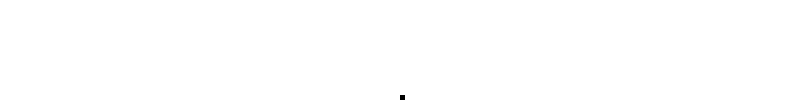
Frame 1 (no input)
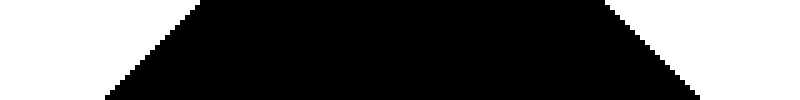
Frame 60 (the mouse pressed at the canvas centre just before this capture)
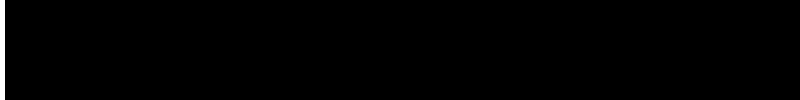
Frame 120 (the mouse held since frame 60 and released just before this capture)

The Processing sketch that drew these frames (run headless with seeded random() and noise(); from frame 60 on, the mouse is pressed at the canvas centre):

// Processing sketch: Exercise_7_04_WolframCA_scrolling_222
// ── Exercise_7_04_WolframCA_scrolling_222.pde
// The Nature of Code
// Daniel Shiffman
// http://natureofcode.com

// Wolfram Cellular Automata

// Simple demonstration of a Wolfram 1-dimensional cellular automata
// with the system scrolling by
// Also implements wrap around

CA ca;   // An object to describe a Wolfram elementary Cellular Automata


void setup() {
  size(800, 100);
  frameRate(30);
  background(255);
  int[] ruleset = {0,1,1,1,1,0,1,1};           // Rule 222  
  //int[] ruleset = {0,1,1,1,1,1,0,1};           // Rule 190  
  //int[] ruleset = {0,1,1,1,1,0,0,0};           // Rule 30  
  //int[] ruleset = {0,1,1,1,0,1,1,0};             // Rule 110  
  
  ca = new CA(ruleset);                 // Initialize CA
}

void draw() {
  ca.display();          // Draw the CA
  ca.generate();
}


// ── CA.pde
// The Nature of Code
// Daniel Shiffman
// http://natureofcode.com

// Wolfram Cellular Automata

// A class to manage the CA

class CA {

  int generation;  // How many generations?
  int[] ruleset;   // An array to store the ruleset, for example {0,1,1,0,1,1,0,1}
  int w = 5;
  int[][] matrix;  // Store a history of generations in 2D array, not just one

  int cols;
  int rows;


  CA(int[] r) {
    ruleset = r;
    cols = width/w;
    rows = height/w;
    matrix = new int[cols][rows];
    restart();
  }

  // Make a random ruleset
  void randomize() {
    for (int i = 0; i < 8; i++) {
      ruleset[i] = int(random(2));
    }
  }

  // Reset to generation 0
  void restart() {
    for (int i = 0; i < cols; i++) {
      for (int j = 0; j < rows; j++) {
        matrix[i][j] = 0;
      }
    }
    matrix[cols/2][0] = 1;    // We arbitrarily start with just the middle cell having a state of "1"
    generation = 0;
  }


  // The process of creating the new generation
  void generate() {

    // For every spot, determine new state by examing current state, and neighbor states
    // Ignore edges that only have one neighor
    for (int i = 0; i < cols; i++) {
      int left  = matrix[(i+cols-1)%cols][generation%rows];   // Left neighbor state
      int me    = matrix[i][generation%rows];       // Current state
      int right = matrix[(i+1)%cols][generation%rows];  // Right neighbor state
      matrix[i][(generation+1)%rows] = rules(left, me, right); // Compute next generation state based on ruleset
    }
    generation++;
  }

  // This is the easy part, just draw the cells, fill 255 for '1', fill 0 for '0'
  void display() {
    int offset = generation%rows;

    for (int i = 0; i < cols; i++) {
      for (int j = 0; j < rows; j++) {
        int y = j - offset;
        if (y <= 0) y = rows + y;
        if (matrix[i][j] == 1) fill(0);
        else                   fill(255);
        noStroke();
        rect(i*w, (y-1)*w, w, w);
      }
    }
  }

  // Implementing the Wolfram rules
  // This is the concise conversion to binary way
  /*int rules (int a, int b, int c) {
   String s = "" + a + b + c;
   int index = Integer.parseInt(s, 2);
   return ruleset[index];
   }*/
  // For JavaScript Mode
  int rules (int a, int b, int c) {
    if (a == 1 && b == 1 && c == 1) return ruleset[7];
    if (a == 1 && b == 1 && c == 0) return ruleset[6];
    if (a == 1 && b == 0 && c == 1) return ruleset[5];
    if (a == 1 && b == 0 && c == 0) return ruleset[4];
    if (a == 0 && b == 1 && c == 1) return ruleset[3];
    if (a == 0 && b == 1 && c == 0) return ruleset[2];
    if (a == 0 && b == 0 && c == 1) return ruleset[1];
    if (a == 0 && b == 0 && c == 0) return ruleset[0];
    return 0;
  }

  // The CA is done if it reaches the bottom of the screen
  boolean finished() {
    if (generation > height/w) {
      return true;
    } 
    else {
      return false;
    }
  }
}
